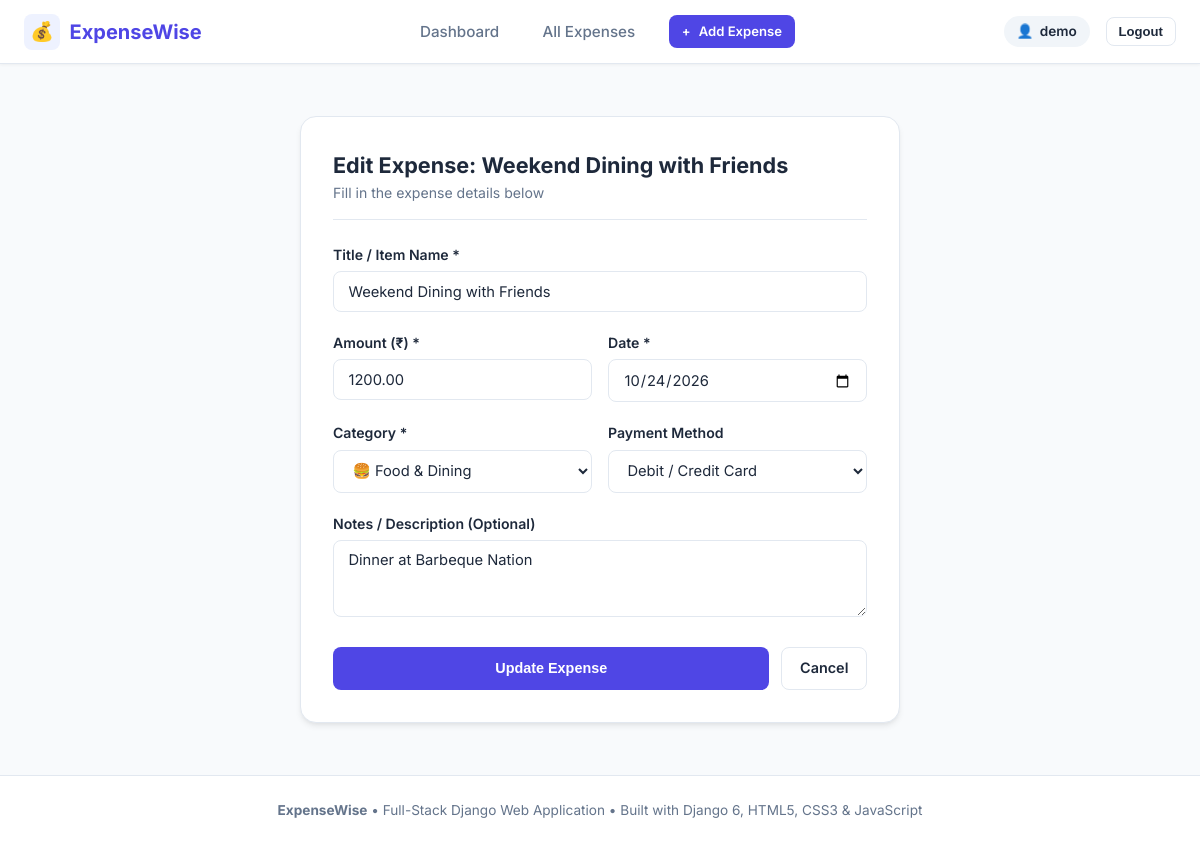
Page /expenses/2/edit/ (signed in) on the committed database.
### expenses/models.py (models this page shows, shortened)
class Expense(models.Model):
    PAYMENT_CHOICES = [
        ('UPI', 'UPI / Online Payment'),
        ('Cash', 'Cash'),
        ('Card', 'Debit / Credit Card'),
        ('NetBanking', 'Net Banking'),
    ]
    user = models.ForeignKey(User, on_delete=models.CASCADE, related_name='expenses')
    title = models.CharField(max_length=150)
    amount = models.DecimalField(max_digits=10, decimal_places=2)
    category = models.ForeignKey(Category, on_delete=models.SET_NULL, null=True, related_name='expenses')
    payment_method = models.CharField(max_length=20, choices=PAYMENT_CHOICES, default='UPI')
    date = models.DateField(default=timezone.now)
    description = models.TextField(blank=True, null=True)
    created_at = models.DateTimeField(auto_now_add=True)
    updated_at = models.DateTimeField(auto_now=True)
    class Meta:
        ordering = ['-date', '-created_at']

### expenses/views.py (the view)
# urls.py: path('expenses/<int:pk>/edit/', views.edit_expense_view, name='edit_expense'),
@login_required
def edit_expense_view(request, pk):
    expense = get_object_or_404(Expense, pk=pk, user=request.user)
    if request.method == 'POST':
        form = ExpenseForm(request.POST, instance=expense)
        if form.is_valid():
            form.save()
            messages.success(request, f"Expense '{expense.title}' updated successfully!")
            return redirect('expense_list')
        else:
            messages.error(request, "Please check the form for errors.")
    else:
        form = ExpenseForm(instance=expense)
    return render(request, 'expenses/expense_form.html', {
        'form': form,
        'expense': expense,
        'action_title': f"Edit Expense: {expense.title}",
        'button_text': 'Update Expense'
    })

### expenses/models.py (called while the page is built)
    def __str__(self):
        return f"{self.icon} {self.name}"

### templates/expenses/expense_form.html (shortened to what this page needs)
{% extends 'base.html' %}
{% block content %}
<div class="form-card">
    <div style="margin-bottom: 1.5rem; border-bottom: 1px solid var(--border); padding-bottom: 1rem;">
        <h2 style="font-size: 1.35rem; font-weight: 700;">{{ action_title }}</h2>
        <p style="color: var(--text-muted); font-size: 0.88rem;">Fill in the expense details below</p>
    </div>
    <form method="post">
        <div class="form-group">
            <label class="form-label" for="id_title">Title / Item Name *</label>
            {{ form.title }}
        </div>
        <div style="display: grid; grid-template-columns: 1fr 1fr; gap: 1rem;">
            <div class="form-group">
                <label class="form-label" for="id_amount">Amount (₹) *</label>
                {{ form.amount }}
            </div>
            <div class="form-group">
                <label class="form-label" for="id_date">Date *</label>
                {{ form.date }}
            </div>
        </div>
        <div style="display: grid; grid-template-columns: 1fr 1fr; gap: 1rem;">
            <div class="form-group">
                <label class="form-label" for="id_category">Category *</label>
                {{ form.category }}
            </div>
            <div class="form-group">
                <label class="form-label" for="id_payment_method">Payment Method</label>
                {{ form.payment_method }}
            </div>
        </div>
        <div class="form-group">
            <label class="form-label" for="id_description">Notes / Description (Optional)</label>
            {{ form.description }}
        </div>
        <div style="display: flex; gap: 0.75rem; margin-top: 1.5rem;">
            <button type="submit" class="btn btn-primary" style="flex: 1;">
                {{ button_text }}
            </button>
            <a href="{% url 'expense_list' %}" class="btn btn-outline">
                Cancel
            </a>
        </div>
    </form>
</div>
{% endblock %}

### templates/base.html (shortened to what this page needs)
{% load static %}
<!DOCTYPE html>
<html lang="en">
<head>
    <link rel="stylesheet" href="{% static 'css/style.css' %}">
</head>
<body>
    <header class="navbar">
        <div class="nav-container">
            <a href="{% url 'dashboard' %}" class="brand">
                <span class="brand-icon">💰</span>
                <span>ExpenseWise</span>
            </a>
            {% if user.is_authenticated %}
            <nav>
                <ul class="nav-links">
                    <li><a href="{% url 'dashboard' %}" class="nav-link {% if request.resolver_match.url_name == 'dashboard' %}active{% endif %}">Dashboard</a></li>
                    <li><a href="{% url 'expense_list' %}" class="nav-link {% if request.resolver_match.url_name == 'expense_list' %}active{% endif %}">All Expenses</a></li>
                    <li>
                        <a href="{% url 'add_expense' %}" class="btn btn-primary btn-sm">
                            <span>+</span> Add Expense
                        </a>
                    </li>
                </ul>
            </nav>
            <div class="nav-user">
                <span class="user-badge">
                    <span>👤</span> {{ user.username }}
                </span>
                <form action="{% url 'logout' %}" method="post" style="display: inline;">
                    <button type="submit" class="btn btn-outline btn-sm">Logout</button>
                </form>
            </div>
            {% else %}
            <div class="nav-user">
                <a href="{% url 'login' %}" class="btn btn-outline btn-sm">Login</a>
                <a href="{% url 'register' %}" class="btn btn-primary btn-sm">Sign Up Free</a>
            </div>
            {% endif %}
        </div>
    </header>
    <main class="main-content">
        {% block content %}
        {% endblock %}
    </main>
    <footer class="footer">
        <p><strong>ExpenseWise</strong> &bull; Full-Stack Django Web Application &bull; Built with Django 6, HTML5, CSS3 & JavaScript</p>
    </footer>
</body>
</html>

### static/css/style.css (style rules this page uses)
:root { --primary: #4F46E5; --primary-hover: #4338CA; --primary-light: #EEF2FF; --secondary: #0F172A; --surface: #FFFFFF; --background: #F8FAFC; --border: #E2E8F0; --text-main: #1E293B; --text-muted: #64748B; --success: #10B981; --success-light: #ECFDF5; --warning: #F59E0B; --warning-light: #FFFBEB; --danger: #EF4444; --danger-light: #FEF2F2; --radius-sm: 8px; --radius-md: 12px; --radius-lg: 16px; --shadow-sm: 0 1px 3px rgba(0, 0, 0, 0.05); --shadow-md: 0 4px 6px -1px rgba(0, 0, 0, 0.08), 0 2px 4px -2px rgba(0, 0, 0, 0.05); --shadow-lg: 0 10px 15px -3px rgba(0, 0, 0, 0.08), 0 4px 6px -4px rgba(0, 0, 0, 0.04); --transition: all 0.2s ease-in-out; }
* { margin: 0; padding: 0; box-sizing: border-box; }
body { font-family: 'Inter', -apple-system, BlinkMacSystemFont, "Segoe UI", Roboto, sans-serif; background-color: var(--background); color: var(--text-main); line-height: 1.5; min-height: 100vh; display: flex; flex-direction: column; }
.navbar { background: var(--surface); border-bottom: 1px solid var(--border); position: sticky; top: 0; z-index: 50; box-shadow: var(--shadow-sm); }
.nav-container { max-width: 1200px; margin: 0 auto; padding: 0.85rem 1.5rem; display: flex; align-items: center; justify-content: space-between; }
.brand { display: flex; align-items: center; gap: 0.6rem; text-decoration: none; font-weight: 700; font-size: 1.25rem; color: var(--primary); }
.brand-icon { background: var(--primary-light); color: var(--primary); width: 36px; height: 36px; display: flex; align-items: center; justify-content: center; border-radius: var(--radius-sm); font-size: 1.2rem; }
.nav-links { display: flex; align-items: center; gap: 1.5rem; list-style: none; }
.nav-link { text-decoration: none; color: var(--text-muted); font-weight: 500; font-size: 0.95rem; padding: 0.4rem 0.6rem; border-radius: var(--radius-sm); transition: var(--transition); }
.nav-user { display: flex; align-items: center; gap: 1rem; }
.user-badge { background-color: #F1F5F9; padding: 0.35rem 0.8rem; border-radius: 9999px; font-size: 0.85rem; color: var(--text-main); font-weight: 600; display: flex; align-items: center; gap: 0.4rem; }
.btn { display: inline-flex; align-items: center; justify-content: center; gap: 0.5rem; font-weight: 600; font-size: 0.9rem; padding: 0.6rem 1.1rem; border-radius: var(--radius-sm); border: 1px solid transparent; cursor: pointer; text-decoration: none; transition: var(--transition); }
.btn-primary { background-color: var(--primary); color: #FFFFFF; }
.btn-outline { background-color: transparent; border-color: var(--border); color: var(--text-main); }
.btn-sm { padding: 0.35rem 0.75rem; font-size: 0.82rem; }
.main-content { flex: 1; max-width: 1200px; width: 100%; margin: 1.75rem auto; padding: 0 1.5rem; }
.form-card { max-width: 600px; margin: 1.5rem auto; background: var(--surface); border: 1px solid var(--border); border-radius: var(--radius-lg); padding: 2rem; box-shadow: var(--shadow-md); }
.form-group { margin-bottom: 1.25rem; }
.form-label { display: block; font-size: 0.88rem; font-weight: 600; color: var(--text-main); margin-bottom: 0.4rem; }
.form-input, .form-select { width: 100%; padding: 0.65rem 0.9rem; font-size: 0.92rem; border: 1px solid var(--border); border-radius: var(--radius-sm); background-color: #FFFFFF; color: var(--text-main); transition: var(--transition); font-family: inherit; }
.footer { margin-top: auto; background: var(--surface); border-top: 1px solid var(--border); padding: 1.5rem 0; text-align: center; font-size: 0.85rem; color: var(--text-muted); }

### rows in the picture
Expense: title "Weekend Dining with Friends", amount "1200.00", date "10/24/2026", category "🍔 Food & Dining", payment_method "Debit / Credit Card", description "Dinner at Barbeque Nation"

### other values in the picture
{{ user.username }} "demo"
{{ action_title }} "Edit Expense: Weekend Dining with Friends"
{{ button_text }} "Update Expense"
